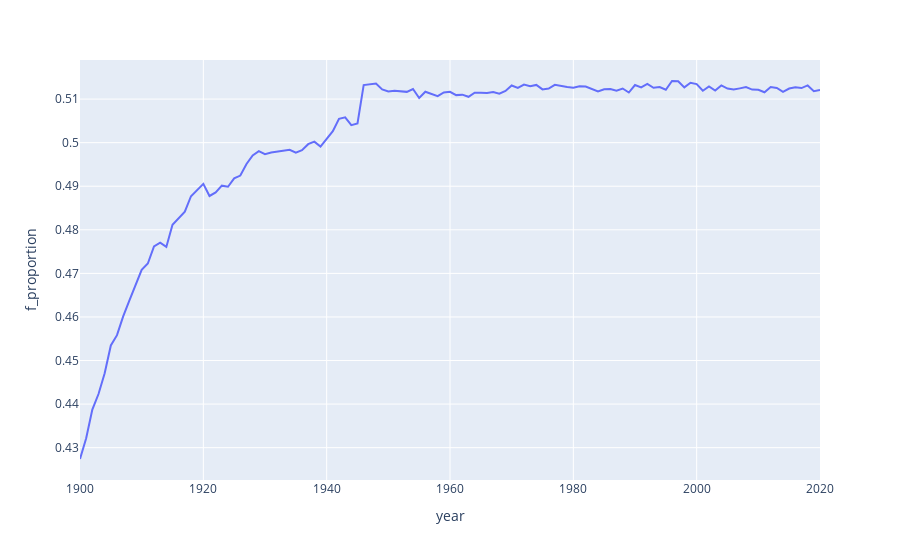

This figure's notebook cell:
### Markdown cell above
**QUESTION:** Plot the proportion of female births as a function of year. Don't forget: title, axes labels, ticks, scales, etc.

Because of what we did before, the `plot` method of a `DataFrame` with be rendered using `plotly`, so you can use this. But you can use also `seaborn` or any other available plotting library that you want.

__Hint:__ Mind the missing values in the `year` column

### Code cell
data3.plot(y='f_proportion')
